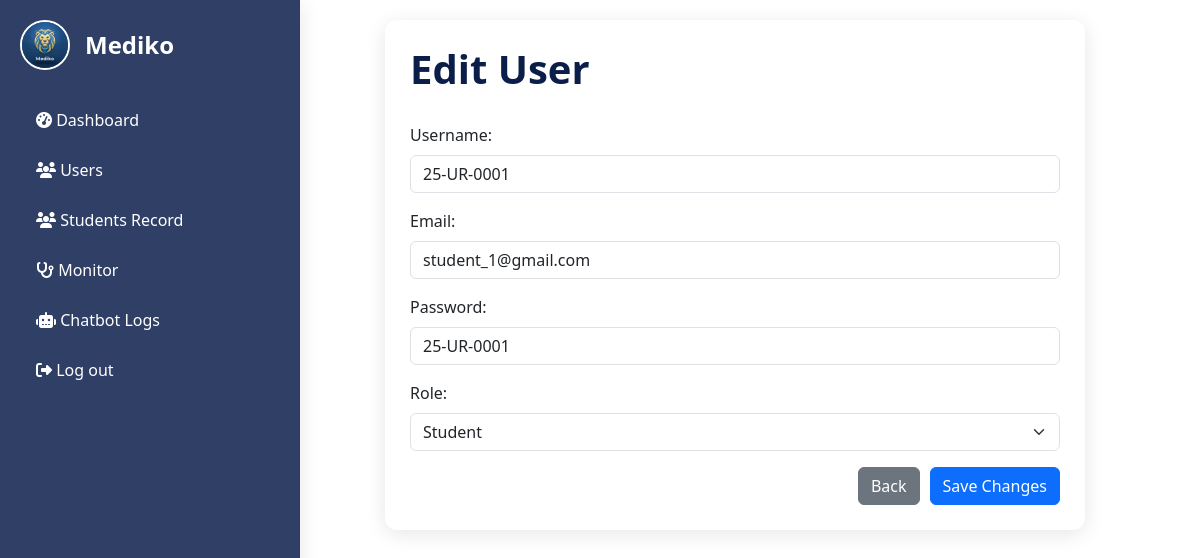
Page /main/admin/admin_UserEdit.php?user_id=2 (signed in) on the committed database.
### tables this page shows
CREATE TABLE `tb_users` (
  `user_id` int(11) NOT NULL,
  `user_username` varchar(50) NOT NULL,
  `user_email` varchar(50) NOT NULL,
  `user_password` varchar(50) NOT NULL,
  `user_role` enum('Admin','Student') NOT NULL
);

### main/admin/admin_UserEdit.php (the view, shortened to what this page needs)
<?php
include("../../config/database.php");
$edit_id = $_GET['user_id'] ?? 0;
$stmt = $conn->prepare("SELECT * FROM tb_users WHERE user_id = ?");
$stmt->bind_param("i", $edit_id);
$stmt->execute();
$result = $stmt->get_result();
$user = $result->fetch_assoc();
?>
<!DOCTYPE html>
<html lang="en">
<head>
<link href="https://cdn.jsdelivr.net/npm/bootstrap@5.3.3/dist/css/bootstrap.min.css" rel="stylesheet">
<link rel="stylesheet" href="https://cdnjs.cloudflare.com/ajax/libs/font-awesome/6.5.0/css/all.min.css">
</head>
<body>
<?php include('admin_Sidebar.php'); ?>
<div class="main-content">
    <div class="form-container">
        <h4 class="page-title">Edit User</h4>
        <form method="POST">
            <div class="mb-3">
                <label class="form-label">Username:</label>
                <input type="text" name="username" class="form-control"
                       value="<?= htmlspecialchars($user['user_username']); ?>" required>
            </div>
            <div class="mb-3">
                <label class="form-label">Email:</label>
                <input type="email" name="email" class="form-control"
                       value="<?= htmlspecialchars($user['user_email']); ?>" required>
            </div>
            <div class="mb-3">
                <label class="form-label">Password:</label>
                <input type="text" name="password" class="form-control"
                       value="<?= htmlspecialchars($user['user_password']); ?>" required>
            </div>
            <div class="mb-3">
                <label class="form-label">Role:</label>
                <select name="role" class="form-select" required>
                    <option value="Student" <?= $user['user_role'] == 'Student' ? 'selected' : '' ?>>Student</option>
                </select>
            </div>
            <div class="btn-group-custom">
                <a href="../admin/admin_Users.php" class="btn btn-secondary">Back</a>
                <button type="submit" class="btn btn-primary">Save Changes</button>
            </div>
        </form>
    </div>
</div>
</body>
</html>

### main/admin/admin_UserEdit.php (style rules this page uses)
body { font-family: 'Segoe UI'; background: #f8f9fa; margin: 0; }
.main-content { margin-left: 260px; padding: 20px; }
.form-container { max-width: 700px; margin: auto; background: #fff; padding: 25px; border-radius: 12px; box-shadow: 0px 4px 20px rgba(0,0,0,0.1); }
h4.page-title { color: #0b1e4a; font-weight: bold; font-size: 2.5rem; margin-bottom: 30px; }
.btn-group-custom { display: flex; justify-content: flex-end; gap: 10px; margin-top: 15px; }

### main/admin/admin_Sidebar.php (style rules this page uses)
.main-content { margin-left: 270px; padding: 20px; }

### rows in the picture
tb_users: username "25-UR-0001", email "student_1@gmail.com", password "25-UR-0001", role "Student"
